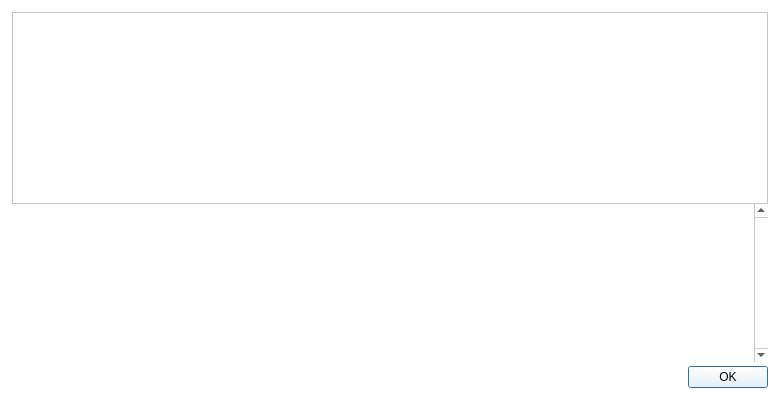
<?xml version="1.0" encoding="UTF-8"?>
<ui version="4.0">
 <class>HelpMessageDialog</class>
 <widget class="QDialog" name="HelpMessageDialog">
  <property name="geometry">
   <rect>
    <x>0</x>
    <y>0</y>
    <width>780</width>
    <height>400</height>
   </rect>
  </property>
  <property name="palette">
   <palette>
    <active>
     <colorrole role="Button">
      <brush brushstyle="SolidPattern">
       <color alpha="255">
        <red>255</red>
        <green>255</green>
        <blue>255</blue>
       </color>
      </brush>
     </colorrole>
     <colorrole role="Base">
      <brush brushstyle="SolidPattern">
       <color alpha="255">
        <red>255</red>
        <green>255</green>
        <blue>255</blue>
       </color>
      </brush>
     </colorrole>
     <colorrole role="Window">
      <brush brushstyle="SolidPattern">
       <color alpha="255">
        <red>255</red>
        <green>255</green>
        <blue>255</blue>
       </color>
      </brush>
     </colorrole>
    </active>
    <inactive>
     <colorrole role="Button">
      <brush brushstyle="SolidPattern">
       <color alpha="255">
        <red>255</red>
        <green>255</green>
        <blue>255</blue>
       </color>
      </brush>
     </colorrole>
     <colorrole role="Base">
      <brush brushstyle="SolidPattern">
       <color alpha="255">
        <red>255</red>
        <green>255</green>
        <blue>255</blue>
       </color>
      </brush>
     </colorrole>
     <colorrole role="Window">
      <brush brushstyle="SolidPattern">
       <color alpha="255">
        <red>255</red>
        <green>255</green>
        <blue>255</blue>
       </color>
      </brush>
     </colorrole>
    </inactive>
    <disabled>
     <colorrole role="Button">
      <brush brushstyle="SolidPattern">
       <color alpha="255">
        <red>255</red>
        <green>255</green>
        <blue>255</blue>
       </color>
      </brush>
     </colorrole>
     <colorrole role="Base">
      <brush brushstyle="SolidPattern">
       <color alpha="255">
        <red>255</red>
        <green>255</green>
        <blue>255</blue>
       </color>
      </brush>
     </colorrole>
     <colorrole role="Window">
      <brush brushstyle="SolidPattern">
       <color alpha="255">
        <red>255</red>
        <green>255</green>
        <blue>255</blue>
       </color>
      </brush>
     </colorrole>
    </disabled>
   </palette>
  </property>
  <property name="windowTitle">
   <string notr="true">SUQA Core - Command-line options</string>
  </property>
  <property name="styleSheet">
   <string notr="true">
QWidget QFrame#frame {
image: url(:/icons/about_big);
image-position:center;
padding-top:0px;
background-color:white;
}

QStatusBar {
background-color:#ffffff;
}

.QFrame {
background-color:transparent;
border:0px solid #fff;
}

QMenuBar {
background-color:#fff;
}

QMenuBar::item {
background-color:#fff;
}

QMenuBar::item:selected {
background-color:#f8f6f6;
}

QMenu {
background-color:#f8f6f6;
}

QMenu::item {
color:#333;
}

QMenu::item:selected {
background-color:#f2f0f0;
color:#333;
}

QToolBar {
background-color:#fff;
border:0px solid #000;
padding:0;
margin:0;
}

QToolBar &gt; QToolButton {
background-color:#fff;
border:0px solid #333;
min-height:2.5em;
min-width: 8em;
padding: 0em 1em;
/*font-weight:bold;*/
color:#333;
}

QToolBar &gt; QToolButton:checked {
background-color:#183862;
color:#fff;
font-weight:bold;
}

QMessageBox {
background-color:#F8F6F6;
}

/*******************************************************/

QLabel { /* Base Text Size &amp; Color */
font-size:12px;
color:#333333;
}

.QCheckBox { /* Checkbox Labels */
color:#333333;
background-color:transparent;
}

.QCheckBox:hover {
background-color:transparent;
}

.QValidatedLineEdit, .QLineEdit { /* Text Entry Fields */
border: 1px solid #82C3E6;
font-size:11px;
min-height:25px;
outline:0;
padding:3px;
background-color:#fcfcfc;
}

.QLineEdit:!focus {
font-size:12px;
}

.QValidatedLineEdit:disabled, .QLineEdit:disabled {
background-color:#f2f2f2;
}

/*******************************************************/

QPushButton { /* Global Button Style */

background-color:#183862;

border:1;

border-radius:3px;

color:#ffffff;

font-size:12px;

font-weight:bold;

height: 26px;

padding-left:25px;

padding-right:25px;

padding-top:5px;

padding-bottom:5px;

margin-right: 10px;

}



QPushButton:hover { /* Global Button Style hover */

background-color:#f57026;

border:1;

border-radius:3px;

color:#ffffff;

font-size:12px;

font-weight:bold;

height: 26px;

padding-left:25px;

padding-right:25px;

padding-top:5px;

padding-bottom:5px;

margin-right: 10px;

}

QPushButton:focus {
border:none;
outline:none;
}

QPushButton:pressed {
border:1px solid #333;
}

QComboBox { /* Dropdown Menus */
border:1px solid #82C3E6;
padding: 3px 5px 3px 5px;
background:#fcfcfc;
min-height:25px;
color:#818181;
}

QComboBox:checked {
background:#f2f2f2;
}

QComboBox:editable {
background: #183862;
color:#616161;
border:0px solid transparent;
}

QComboBox::drop-down {
width:25px;
border:0px;
}

QComboBox::down-arrow {
border-image: url(':/images/light/drkblue_downArrow') 0 0 0 0 stretch stretch;
}

QComboBox QListView {
background:#fff;
border:1px solid #333;
padding-right:1px;
padding-left:1px;
}

QComboBox QAbstractItemView::item { margin:4px; }

QComboBox::item {
color:#818181;
}

QComboBox::item:alternate {
background:#fff;
}

QComboBox::item:selected {
border:0px solid transparent;
background:#f2f2f2;
}

QComboBox::indicator {
background-color:transparent;
selection-background-color:transparent;
color:transparent;
selection-color:transparent;
}

QAbstractSpinBox {
border:1px solid #82C3E6;
padding: 3px 5px 3px 5px;
background:#fcfcfc;
min-height:25px;
color:#818181;
}

QAbstractSpinBox::up-button {
subcontrol-origin: border;
subcontrol-position: top right;
width:21px;
background:#fcfcfc;
border-left:0px;
border-right:1px solid #82C3E6;
border-top:1px solid #82C3E6;
border-bottom:0px;
padding-right:1px;
padding-left:5px;
padding-top:2px;
}

QAbstractSpinBox::up-arrow {
image:url(':/images/light/drkblue_upArrow_small');
}

QAbstractSpinBox::down-button {
subcontrol-origin: border;
subcontrol-position: bottom right;
width:21px;
background:#fcfcfc;
border-top:0px;
border-left:0px;
border-right:1px solid #82C3E6;
border-bottom:1px solid #82C3E6;
padding-right:1px;
padding-left:5px;
padding-bottom:2px;
}

QAbstractSpinBox::down-arrow {
image:url(':/images/light/drkblue_downArrow_small');
}

QCheckBox {
spacing: 5px;
}

QCheckBox::indicator {
width: 16px;
height: 16px;
}



/*******************************************************/

QHeaderView { /* Table Header */
background-color:transparent;
}

QHeaderView::section { /* Table Header Sections */
qproperty-alignment:center;
background-color:qlineargradient(x1: 0, y1: 0, x2: 0, y2: 0.25, stop: 0 #1070B0, stop: 1 #183862);
color:#fff;
min-height:25px;
font-weight:bold;
font-size:14px;
outline:0;
border:0px solid #fff;
border-right:1px solid #fff;
padding-left:5px;
padding-right:5px;
padding-top:2px;
padding-bottom:2px;
}

QHeaderView::section:last {
border-right: 0px solid #d7d7d7;
}

.QScrollArea {
background:transparent;
border:0px;
}

.QTableView { /* Table - has to be selected as a class otherwise it throws off QCalendarWidget */
background:transparent;
border:0px solid #fff;
}

QTableView::item { /* Table Item */
background-color:#fcfcfc;
font-size:12px;
}

QTableView::item:selected { /* Table Item Selected */
background-color:#f0f0f0;
color:#333;
}

QScrollBar { /* Scroll Bar */

}

QScrollBar:vertical { /* Vertical Scroll Bar Attributes */
border:0;
background:#ffffff;
width:18px;
margin: 18px 0px 18px 0px;
}

QScrollBar:horizontal { /* Horizontal Scroll Bar Attributes */
border:0;
background:#ffffff;
height:18px;
margin: 0px 18px 0px 18px;
}


QScrollBar::handle:vertical { /* Scroll Bar Slider - vertical */
background:#e0e0e0;
min-height:10px;
}

QScrollBar::handle:horizontal { /* Scroll Bar Slider - horizontal */
background:#e0e0e0;
min-width:10px;
}

QScrollBar::add-page, QScrollBar::sub-page { /* Scroll Bar Background */
background:#F8F6F6;
}

QScrollBar::add-line:vertical, QScrollBar::sub-line:vertical, QScrollBar::add-line:horizontal, QScrollBar::sub-line:horizontal { /* Define Arrow Button Dimensions */
background-color:#F8F6F6;
border: 1px solid #f2f0f0;
width:16px;
height:16px;
}

QScrollBar::add-line:vertical:pressed, QScrollBar::sub-line:vertical:pressed, QScrollBar::add-line:horizontal:pressed, QScrollBar::sub-line:horizontal:pressed {
background-color:#e0e0e0;
}

QScrollBar::sub-line:vertical { /* Vertical - top button position */
subcontrol-position:top;
subcontrol-origin: margin;
}

QScrollBar::add-line:vertical { /* Vertical - bottom button position */
subcontrol-position:bottom;
subcontrol-origin: margin;
}

QScrollBar::sub-line:horizontal { /* Vertical - left button position */
subcontrol-position:left;
subcontrol-origin: margin;
}

QScrollBar::add-line:horizontal { /* Vertical - right button position */
subcontrol-position:right;
subcontrol-origin: margin;
}

QScrollBar:up-arrow, QScrollBar:down-arrow, QScrollBar:left-arrow, QScrollBar:right-arrow { /* Arrows Icon */
width:10px;
height:10px;
}

QScrollBar:up-arrow {
background-image: url(':/images/light/drkblue_upArrow_small');
}

QScrollBar:down-arrow {
background-image: url(':/images/light/drkblue_downArrow_small');
}

QScrollBar:left-arrow {
background-image: url(':/images/light/drkblue_leftArrow_small');
}

QScrollBar:right-arrow {
background-image: url(':/images/light/drkblue_rightArrow_small');
}


/*******************************************************/

/* DIALOG BOXES */

QDialog .QTabWidget {
border-bottom:1px solid #333;
}

QDialog .QTabWidget::pane {
border: 1px solid #d7d7d7;
}

QDialog .QTabWidget QTabBar::tab {
background-color:#f2f0f0;
color:#333;
padding-left:10px;
padding-right:10px;
padding-top:5px;
padding-bottom:5px;
border-top: 1px solid #d7d7d7;
}

QDialog .QTabWidget QTabBar::tab:first {
border-left: 1px solid #d7d7d7;
}

QDialog .QTabWidget QTabBar::tab:last {
border-right: 1px solid #d7d7d7;
}

QDialog .QTabWidget QTabBar::tab:selected, QDialog .QTabWidget QTabBar::tab:hover {
background-color:#ffffff;
color:#333;
}

QDialog .QTabWidget .QWidget {
background-color:#fff;
color:#333;
}

QDialog .QTabWidget .QWidget QAbstractSpinBox {
min-height:15px;
}

QDialog .QTabWidget .QWidget QAbstractSpinBox::down-button {
width:15px;
}

QDialog .QTabWidget .QWidget QAbstractSpinBox::up-button {
width:15px;
}

QDialog .QTabWidget .QWidget QComboBox {
min-height:15px;
}

QDialog QWidget { /* Remove Annoying Focus Rectangle */
outline: 0;
}

/*******************************************************/
/* FILE MENU */

/* Dialog: Open URI */
QDialog#OpenURIDialog {
background-color:#F8F6F6;
}

QDialog#OpenURIDialog QLabel#label { /* URI Label */
font-weight:bold;
}

QDialog#OpenURIDialog QPushButton#selectFileButton { /* ... Button */
background-color:qlineargradient(x1: 0, y1: 0, x2: 0, y2: 1, stop: .01 #f6f6f6, stop: .1 rgba(250, 250, 250, 128), stop: .95 rgba(250, 250, 250, 255), stop: 1 #ebebeb);
border:1px solid #d2d2d2;
color:#616161;
padding-left:10px;
padding-right:10px;
}

QDialog#OpenURIDialog QPushButton#selectFileButton:hover {
background-color:qlineargradient(x1: 0, y1: 0, x2: 0, y2: 1, stop: .01 #f6f6f6, stop: .1 rgba(240, 240, 240, 255), stop: .95 rgba(240, 240, 240, 255), stop: 1 #ebebeb);
color:#333;
}

QDialog#OpenURIDialog QPushButton#selectFileButton:pressed {
border:1px solid #9e9e9e;
}

/* Dialog: Sign / Verify Message */
QDialog#SignVerifyMessageDialog {
background-color:#F8F6F6;
}

QDialog#SignVerifyMessageDialog QPushButton#addressBookButton_SM { /* Address Book Button */
background-color:transparent;
padding-left:10px;
padding-right:10px;
}

QDialog#SignVerifyMessageDialog QPlainTextEdit { /* Message Signing Text */
border:1px solid #82C3E6;
background-color:#fff;
}

QDialog#SignVerifyMessageDialog QPushButton#pasteButton_SM { /* Paste Button */
/* qproperty-icon: url(&quot;:/icons/light/drkblue_editpaste&quot;); */
background-color:transparent;
padding-left:15px;
}

QDialog#SignVerifyMessageDialog QLineEdit:!focus { /* Font Hack */
font-size:10px;
}

QDialog#SignVerifyMessageDialog QPushButton#copySignatureButton_SM { /* Copy Button */
/* qproperty-icon: url(&quot;:/icons/light/drkblue_editcopy&quot;); */
background-color:transparent;
padding-left:10px;
padding-right:10px;
}

QDialog#SignVerifyMessageDialog QPushButton#clearButton_SM { /* Clear Button */
background-color:qlineargradient(x1: 0, y1: 0, x2: 0, y2: 1, stop: .01 #f6f6f6, stop: .1 rgba(250, 250, 250, 128), stop: .95 rgba(250, 250, 250, 255), stop: 1 #ebebeb);
border:1px solid #d2d2d2;
color:#616161;
padding-left:10px;
padding-right:10px;
}

QDialog#SignVerifyMessageDialog QPushButton#clearButton_SM:hover {
background-color:qlineargradient(x1: 0, y1: 0, x2: 0, y2: 1, stop: .01 #f6f6f6, stop: .1 rgba(240, 240, 240, 255), stop: .95 rgba(240, 240, 240, 255), stop: 1 #ebebeb);
color:#333;
}

QDialog#SignVerifyMessageDialog QPushButton#clearButton_SM:pressed {
border:1px solid #9e9e9e;
}

QDialog#SignVerifyMessageDialog QPushButton#addressBookButton_VM { /* Verify Message - Address Book Button */
background-color:transparent;
border:0;
padding-left:10px;
padding-right:10px;
}

QDialog#SignVerifyMessageDialog QPushButton#clearButton_VM { /* Verify Message - Clear Button */
background-color:qlineargradient(x1: 0, y1: 0, x2: 0, y2: 1, stop: .01 #f6f6f6, stop: .1 rgba(250, 250, 250, 128), stop: .95 rgba(250, 250, 250, 255), stop: 1 #ebebeb);
border:1px solid #d2d2d2;
color:#616161;
padding-left:10px;
padding-right:10px;
}

QDialog#SignVerifyMessageDialog QPushButton#clearButton_VM:hover {
background-color:qlineargradient(x1: 0, y1: 0, x2: 0, y2: 1, stop: .01 #f6f6f6, stop: .1 rgba(240, 240, 240, 255), stop: .95 rgba(240, 240, 240, 255), stop: 1 #ebebeb);
color:#333;
}

QDialog#SignVerifyMessageDialog QPushButton#clearButton_VM:pressed {
border:1px solid #9e9e9e;
}

/* Dialog: Send and Receive */
QWidget#AddressBookPage {
background-color:#F8F6F6;
}

QWidget#AddressBookPage QPushButton#newAddress { /* New Address Button */
background-color:qlineargradient(x1: 0, y1: 0, x2: 0, y2: 1, stop: .01 #f6f6f6, stop: .1 rgba(250, 250, 250, 128), stop: .95 rgba(250, 250, 250, 255), stop: 1 #ebebeb);
border:1px solid #d2d2d2;
color:#616161;
padding-left:10px;
padding-right:10px;
}

QWidget#AddressBookPage QPushButton#newAddress:hover {
background-color:qlineargradient(x1: 0, y1: 0, x2: 0, y2: 1, stop: .01 #f6f6f6, stop: .1 rgba(240, 240, 240, 255), stop: .95 rgba(240, 240, 240, 255), stop: 1 #ebebeb);
color:#333;
}

QWidget#AddressBookPage QPushButton#newAddress:pressed {
border:1px solid #9e9e9e;
}

QWidget#AddressBookPage QPushButton#copyAddress { /* Copy Address Button */
background-color:qlineargradient(x1: 0, y1: 0, x2: 0, y2: 1, stop: .01 #f6f6f6, stop: .1 rgba(250, 250, 250, 128), stop: .95 rgba(250, 250, 250, 255), stop: 1 #ebebeb);
border:1px solid #d2d2d2;
color:#616161;
padding-left:10px;
padding-right:10px;
}

QWidget#AddressBookPage QPushButton#copyAddress:hover {
background-color:qlineargradient(x1: 0, y1: 0, x2: 0, y2: 1, stop: .01 #f6f6f6, stop: .1 rgba(240, 240, 240, 255), stop: .95 rgba(240, 240, 240, 255), stop: 1 #ebebeb);
color:#333;
}

QWidget#AddressBookPage QPushButton#copyAddress:pressed {
border:1px solid #9e9e9e;
}

QWidget#AddressBookPage QPushButton#deleteAddress { /* Delete Address Button */
background-color:qlineargradient(x1: 0, y1: 0, x2: 0, y2: 1, stop: .01 #f6f6f6, stop: .1 rgba(250, 250, 250, 128), stop: .95 rgba(250, 250, 250, 255), stop: 1 #ebebeb);
border:1px solid #d2d2d2;
color:#616161;
padding-left:10px;
padding-right:10px;
}

QWidget#AddressBookPage QPushButton#deleteAddress:hover {
background-color:qlineargradient(x1: 0, y1: 0, x2: 0, y2: 1, stop: .01 #f6f6f6, stop: .1 rgba(240, 240, 240, 255), stop: .95 rgba(240, 240, 240, 255), stop: 1 #ebebeb);
color:#333;
}

QWidget#AddressBookPage QPushButton#deleteAddress:pressed {
border:1px solid #9e9e9e;
}

QWidget#AddressBookPage QTableView { /* Address Listing */
font-size:12px;
}

QWidget#AddressBookPage QHeaderView::section { /* Min width for Windows fix */
min-width:260px;
}

/* SETTINGS MENU */

/* Encrypt Wallet and Change Passphrase Dialog */
QDialog#AskPassphraseDialog {
background-color:#F8F6F6;
}

QDialog#AskPassphraseDialog QLabel#passLabel1, QDialog#AskPassphraseDialog QLabel#passLabel2, QDialog#AskPassphraseDialog QLabel#passLabel3 {
qproperty-alignment: 'AlignVCenter | AlignRight';
min-width:170px;
min-height:33px; /* base width of 25px for QLineEdit, plus padding and border */
}

/* Options Dialog */
QDialog#OptionsDialog {
background-color:#F8F6F6;
}

QDialog#OptionsDialog QValueComboBox, QDialog#OptionsDialog QSpinBox {
margin-top:5px;
margin-bottom:5px;
}

QDialog#OptionsDialog QValidatedLineEdit, QDialog#OptionsDialog QValidatedLineEdit:disabled, QDialog#OptionsDialog QLineEdit, QDialog#OptionsDialog QLineEdit:disabled {
qproperty-alignment: 'AlignVCenter | AlignLeft';
min-height:20px;
margin-top:0px;
margin-bottom:0px;
padding-top:1px;
padding-bottom:1px;
}

QDialog#OptionsDialog &gt; QLabel {
qproperty-alignment: 'AlignVCenter';
min-height:20px;
}

QDialog#OptionsDialog QWidget#tabDisplay QValueComboBox {
margin-top:0px;
margin-bottom:0px;
}

QDialog#OptionsDialog QLabel#label_3 { /* Translations Missing? Label */
qproperty-alignment: 'AlignVCenter | AlignCenter';
color:#818181;
padding-bottom:8px;
}

QDialog#OptionsDialog QCheckBox {
min-height:20px;
}

QDialog#OptionsDialog QCheckBox#displayAddresses {
min-height:33px;

}

/* TOOLS MENU */

QDialog#RPCConsole { /* RPC Console Dialog Box */
background-color:#F8F6F6;
}

QDialog#RPCConsole QWidget#tab_info QLabel#label_11, QDialog#RPCConsole QWidget#tab_info QLabel#label_10 { /* Margin between Network and Block Chain headers */
qproperty-alignment: 'AlignBottom';
min-height:25px;
min-width:180px;
}

QDialog#RPCConsole QWidget#tab_peers  QLabel#peerHeading { /* Peers Info Header */
color:#183862;
}

QDialog#RPCConsole QPushButton#openDebugLogfileButton {
max-width:60px;
}

QDialog#RPCConsole QTextEdit#messagesWidget { /* Console Messages Window */
border:0;
}

QDialog#RPCConsole QLineEdit#lineEdit { /* Console Input */
margin-right:5px;
}

QDialog#RPCConsole QPushButton#clearButton { /* Console Clear Button */
background-color:transparent;
padding-left:10px;
padding-right:10px;
}

QDialog#RPCConsole .QGroupBox #line { /* Network In Line */
background-color:#00ff00;
}

QDialog#RPCConsole .QGroupBox #line_2 { /* Network Out Line */
background:#ff0000;
}

/* HELP MENU */

/* Command Line Options Dialog */
QDialog#HelpMessageDialog {
background-color:white;
}

QDialog#HelpMessageDialog QScrollArea * {
background-color:white;
}

QDialog#HelpMessageDialog QScrollBar:vertical, QDialog#HelpMessageDialog QScrollBar:horizontal {
border:0;
}

/* About Proton Dialog */
QDialog#AboutDialog {
background-color:white;
}

QDialog#AboutDialog QLabel#label, QDialog#AboutDialog QLabel#copyrightLabel, QDialog#AboutDialog QLabel#label_2 { /* About Proton Contents */
margin-left:10px;
background-color:white;
}

QDialog#AboutDialog QLabel#label_2 { /* Margin for About Proton text */
margin-right:10px;
background-color:white;
}

/* Edit Address Dialog */
QDialog#EditAddressDialog {
background-color:#F8F6F6;
}

QDialog#EditAddressDialog QLabel {
qproperty-alignment: 'AlignVCenter | AlignRight';
min-height:27px;
font-weight:normal;
padding-right:5px;
}

/* OVERVIEW SCREEN */

QWidget .QFrame#frame { /* Wallet Balance */
min-width:490px;
}

QWidget .QFrame#frame &gt; .QLabel {
min-width:190px;
font-weight:normal;
min-height:30px;
}

QWidget .QFrame#frame .QLabel#label_5 { /* Wallet Label */
qproperty-alignment: 'AlignVCenter | AlignRight';
min-width:160px;
background-color:transparent;
color:#f4f4f5;
margin-right:5px;
padding-right:5px;
}

QWidget .QFrame#frame .QLabel#labelWalletStatus { /* Wallet Sync Status */
qproperty-alignment: 'AlignVCenter | AlignLeft';
margin-left:3px;
}

QWidget .QFrame#frame .QLabel#labelSpendable { /* Spendable Header */
qproperty-alignment: 'AlignVCenter | AlignLeft';
font-size:12px;
margin-left:18px;
}

QWidget .QFrame#frame .QLabel#labelWatchonly { /* Watch-only Header */
qproperty-alignment: 'AlignVCenter | AlignLeft';
font-size:12px;
margin-left:16px;
}

QWidget .QFrame#frame .QLabel#labelBalanceText { /* Available Balance Label */
qproperty-alignment: 'AlignVCenter | AlignRight';
min-width:160px;
background-color:#183862;
color:#ffffff;
margin-right:5px;
padding-right:5px;
font-size:14px;
font-weight: bold;
min-height:35px;
}

QWidget .QFrame#frame .QLabel#labelBalance { /* Available Balance */
qproperty-alignment: 'AlignVCenter | AlignLeft';
font-size:16px;
color:#183862;
margin-left:0px;
    font-weight: bold;
}

QWidget .QFrame#frame .QLabel#labelWatchAvailable { /* Watch-only Balance */
qproperty-alignment: 'AlignVCenter | AlignLeft';
font-size:12px;
margin-left:16px;
}

QWidget .QFrame#frame .QLabel#labelPendingText { /* Pending Balance Label */
qproperty-alignment: 'AlignVCenter | AlignRight';
min-width:160px;
font-size:14px;
font-Weight:bold;
background-color:#F8F6F6;
margin-right:5px;
padding-right:5px;
}

QWidget .QFrame#frame .QLabel#labelUnconfirmed { /* Pending Balance */
qproperty-alignment: 'AlignVCenter | AlignLeft';
font-size:14px;
font-weight:bold;
margin-left:0px;
}

QWidget .QFrame#frame .QLabel#labelWatchPending { /* Watch-only Pending Balance */
qproperty-alignment: 'AlignVCenter | AlignLeft';
font-size:12px;
margin-left:16px;
}

QWidget .QFrame#frame .QLabel#labelImmatureText { /* Immature Balance Label */
qproperty-alignment: 'AlignVCenter | AlignRight';
min-width:160px;
font-size:14px;
font-weight:bold;
background-color:#F8F6F6;
margin-right:5px;
padding-right:5px;
}

QWidget .QFrame#frame .QLabel#labelImmature { /* Immature Balance */
qproperty-alignment: 'AlignVCenter | AlignLeft';
font-size:14px;
font-weight:bold;
margin-left:0px;
}

QWidget .QFrame#frame .QLabel#labelWatchImmature { /* Watch-only Immature Balance */
qproperty-alignment: 'AlignVCenter | AlignLeft';
font-size:12px;
margin-left:16px;
}

QWidget .QFrame#frame .QLabel#labelTotalText { /* Total Balance Label */
qproperty-alignment: 'AlignVCenter | AlignRight';
min-width:160px;
font-size:14px;
font-weight:bold;
background-color:#F8F6F6;
margin-right:5px;
padding-right:5px;
}

QWidget .QFrame#frame .QLabel#labelTotal { /* Total Balance */
qproperty-alignment: 'AlignVCenter | AlignLeft';
font-size:14px;
font-weight:bold;
margin-left:0px;
}

QWidget .QFrame#frame .QLabel#labelWatchTotal { /* Watch-only Total Balance */
qproperty-alignment: 'AlignVCenter | AlignLeft';
font-size:12px;
margin-left:16px;
}

/* PRIVATESEND WIDGET */

QWidget .QFrame#framePrivateSend { /* PrivateSend Widget */
background-color:transparent;
max-width: 451px;
min-width: 451px;
max-height: 350px;
}

QWidget .QFrame#framePrivateSend .QWidget#layoutWidgetPrivateSendHeader { /* PrivateSend Header */
max-width: 421px;
min-width: 421px;
}

QWidget .QFrame#framePrivateSend .QLabel#labelPrivateSendHeader { /* PrivateSend Header */
qproperty-alignment: 'AlignVCenter | AlignCenter';
max-width: 421px;
min-width: 421px;
background-color:#183862;
color:#fff;
margin-right: 5px;
padding-right: 5px;
font-weight:bold;
font-size:14px;
min-height:35px;
max-height:35px;
}
/******************************************************************/
QWidget .QFrame#framePrivateSend .QLabel#labelPrivateSendSyncStatus { /* PrivateSend Sync Status */
qproperty-alignment: 'AlignVCenter | AlignLeft';
margin-left:2px;
padding-right:5px;
}

QWidget .QFrame#framePrivateSend #privateSendFormLayoutWidget {
max-width: 451px;
max-height: 175px;
}

QWidget .QFrame#framePrivateSend #privateSendFormLayoutWidget &gt; .QLabel {
min-width:175px;
font-weight:normal;
min-height:25px;
}

QWidget .QFrame#framePrivateSend #privateSendFormLayoutWidget .QLabel#labelPrivateSendEnabledText { /* PrivateSend Enabled Status Label */
qproperty-alignment: 'AlignVCenter | AlignRight';
min-width:160px;
background-color:#F8F6F6;
margin-right:5px;
padding-right:5px;
}

QWidget .QFrame#framePrivateSend #privateSendFormLayoutWidget .QLabel#labelPrivateSendEnabled { /* PrivateSend Enabled Status */

}

QWidget .QFrame#framePrivateSend #privateSendFormLayoutWidget .QLabel#labelCompletitionText { /* PrivateSend Completion Label */
qproperty-alignment: 'AlignVCenter | AlignRight';
min-width:160px;
background-color:#F8F6F6;
margin-right:5px;
padding-right:5px;

}

QWidget .QFrame#framePrivateSend #privateSendFormLayoutWidget .QProgressBar#privateSendProgress { /* PrivateSend Completion */
border: 1px solid #818181;
border-radius: 1px;
margin-right:43px;
text-align: right;
color:#818181;
}

QWidget .QFrame#framePrivateSend #privateSendFormLayoutWidget .QProgressBar#privateSendProgress::chunk {
background-color: #183862;
width:1px;
}

QWidget .QFrame#framePrivateSend #privateSendFormLayoutWidget .QLabel#labelAnonymizedText { /* PrivateSend Balance Label */
qproperty-alignment: 'AlignVCenter | AlignRight';
min-width:160px;
background-color:#F8F6F6;
margin-right:5px;
padding-right:5px;
}

QWidget .QFrame#framePrivateSend #privateSendFormLayoutWidget .QLabel#labelAnonymized { /* PrivateSend Balance */

}

QWidget .QFrame#framePrivateSend #privateSendFormLayoutWidget .QLabel#labelAmountAndRoundsText { /* PrivateSend Amount and Rounds Label */
qproperty-alignment: 'AlignVCenter | AlignRight';
min-width:160px;
background-color:#F8F6F6;
margin-right:5px;
padding-right:5px;
}

QWidget .QFrame#framePrivateSend #privateSendFormLayoutWidget .QLabel#labelAmountRounds { /* PrivateSend Amount and Rounds */

}

QWidget .QFrame#framePrivateSend #privateSendFormLayoutWidget .QLabel#labelSubmittedDenomText { /* PrivateSend Submitted Denom Label */
qproperty-alignment: 'AlignVCenter | AlignRight';
min-width:160px;
background-color:#F8F6F6;
margin-right:5px;
padding-right:5px;
}

QWidget .QFrame#framePrivateSend #privateSendFormLayoutWidget .QLabel#labelSubmittedDenom { /* PrivateSend Submitted Denom */

}

QWidget .QFrame#framePrivateSend .QWidget#layoutWidgetLastMessageAndButtons {
max-width: 451px;
}

QWidget .QFrame#framePrivateSend .QLabel#labelPrivateSendLastMessage { /* PrivateSend Status Notifications */
qproperty-alignment: 'AlignVCenter | AlignCenter';
min-width: 288px;
min-height: 43px;
font-size:11px;
color:#818181;
}

/* PRIVATESEND BUTTONS */

QWidget .QFrame#framePrivateSend .QPushButton { /* PrivateSend Buttons - General Attributes */
border:0px solid #ffffff;
}

QWidget .QFrame#framePrivateSend QPushButton:focus {
border:none;
outline:none;
}

QWidget .QFrame#framePrivateSend .QPushButton#togglePrivateSend { /* Start PrivateSend Mixing */
min-height: 40px;
font-size:15px;
font-weight:normal;
color:#ffffff;
padding-left:10px;
padding-right:10px;
padding-top:5px;
padding-bottom:6px;
}

QWidget .QFrame#framePrivateSend .QPushButton#togglePrivateSend:hover {

}

QWidget .QFrame#framePrivateSend .QPushButton#privateSendAuto { /* Try Mix Button */
background-color:qlineargradient(x1: 0, y1: 0, x2: 0, y2: 1, stop: .01 #f6f6f6, stop: .1 rgba(250, 250, 250, 128), stop: .95 rgba(250, 250, 250, 255), stop: 1 #ebebeb);
border:1px solid #d2d2d2;
color:#616161;
min-height:25px;
font-size:9px;
padding:0px;
}

QWidget .QFrame#framePrivateSend .QPushButton#privateSendAuto:hover {
background-color:qlineargradient(x1: 0, y1: 0, x2: 0, y2: 1, stop: .01 #f6f6f6, stop: .1 rgba(240, 240, 240, 255), stop: .95 rgba(240, 240, 240, 255), stop: 1 #ebebeb);
color:#333;
}

QWidget .QFrame#framePrivateSend .QPushButton#privateSendAuto:pressed {
border:1px solid #9e9e9e;
}

QWidget .QFrame#framePrivateSend .QPushButton#privateSendReset { /* Reset Button */
background-color:qlineargradient(x1: 0, y1: 0, x2: 0, y2: 1, stop: .01 #f6f6f6, stop: .1 rgba(250, 250, 250, 128), stop: .95 rgba(250, 250, 250, 255), stop: 1 #ebebeb);
border:1px solid #d2d2d2;
color:#616161;
min-height:25px;
font-size:9px;
padding:0px;
}

QWidget .QFrame#framePrivateSend .QPushButton#privateSendReset:hover {
background-color:qlineargradient(x1: 0, y1: 0, x2: 0, y2: 1, stop: .01 #f6f6f6, stop: .1 rgba(240, 240, 240, 255), stop: .95 rgba(240, 240, 240, 255), stop: 1 #ebebeb);
color:#333;
}

QWidget .QFrame#framePrivateSend .QPushButton#privateSendReset:pressed {
border:1px solid #9e9e9e;
}

QWidget .QFrame#framePrivateSend .QPushButton#privateSendInfo { /* Info Button */
background-color:qlineargradient(x1: 0, y1: 0, x2: 0, y2: 1, stop: .01 #f6f6f6, stop: .1 rgba(250, 250, 250, 128), stop: .95 rgba(250, 250, 250, 255), stop: 1 #ebebeb);
border:1px solid #d2d2d2;
color:#616161;
min-height:25px;
font-size:9px;
padding:0px;
}

QWidget .QFrame#framePrivateSend .QPushButton#privateSendInfo:hover {
background-color:qlineargradient(x1: 0, y1: 0, x2: 0, y2: 1, stop: .01 #f6f6f6, stop: .1 rgba(240, 240, 240, 255), stop: .95 rgba(240, 240, 240, 255), stop: 1 #ebebeb);
color:#333;
}

QWidget .QFrame#framePrivateSend .QPushButton#privateSendInfo:pressed {
border:1px solid #9e9e9e;
}

/* RECENT TRANSACTIONS */

QWidget .QFrame#frame_2 { /* Transactions Widget */
min-width:410px;
margin-right:20px;
margin-left:0;
margin-top:15px;
background-repeat:none;
}

QWidget .QFrame#frame_2 .QLabel#label_4 { /* Recent Transactions Label */
min-width:180px;
color:#999;
margin-left:0px;
margin-top:30px;
margin-right:5px;
padding-right:5px;
font-weight:normal;
font-size:18px;
font-weight:bold;
min-height:24px;
}

QWidget .QFrame#frame_2 .QLabel#labelTransactionsStatus { /* Recent Transactions Sync Status */
qproperty-alignment: 'AlignBottom | AlignRight';
min-width:93px;
margin-top:83px;
margin-left:16px;
margin-right:5px;
min-height:16px;
}

QWidget .QFrame#frame_2 QListView { /* SUQA Transaction List */
font-weight:normal;
font-size:14px;
max-width:500px;
margin-top:12px;
margin-left:0px; /* CSS Voodoo - set to -66px to hide default transaction icons */
}

/* SEND DIALOG */

QDialog#SendCoinsDialog .QFrame#frameCoinControl { /* Coin Control Section */

}

QDialog#SendCoinsDialog .QFrame#frameCoinControl &gt; .QLabel { /* Default Font Color and  Size */
font-weight:normal;
color: #999;
}

QDialog#SendCoinsDialog .QFrame#frameCoinControl .QPushButton#pushButtonCoinControl { /* Coin Control Inputs Button */
padding-left:10px;
padding-right:10px;
min-height:25px;
}

QDialog#SendCoinsDialog .QFrame#frameCoinControl .QLabel#labelCoinControlFeatures { /* Coin Control Header */
color:#999;
font-weight:normal;
font-size:14px;
}

QDialog#SendCoinsDialog .QFrame#frameCoinControl .QWidget#widgetCoinControl { /* Coin Control Inputs */
}

QDialog#SendCoinsDialog .QFrame#frameCoinControl .QWidget#widgetCoinControl &gt; .QLabel { /* Coin Control Inputs Labels */
padding:2px;
}

QDialog#SendCoinsDialog .QFrame#frameCoinControl .QCheckBox#checkBoxCoinControlChange { /* Custom Change Label */
}

QDialog#SendCoinsDialog .QFrame#frameCoinControl .QValidatedLineEdit#lineEditCoinControlChange { /* Custom Change Address */
}

QDialog#SendCoinsDialog .QFrame#frameCoinControl .QLabel#labelCoinControlChangeLabel { /* Custom Change Address Validation Label */
font-weight:normal;
qproperty-margin:-6;
margin-right:112px;
}

QDialog#SendCoinsDialog .QScrollArea#scrollArea .QWidget#scrollAreaWidgetContents { /* Send To Widget */
background:transparent;
}

QDialog#SendCoinsDialog .QPushButton#sendButton { /* Send Button */
padding-left:10px;
padding-right:10px;
}

QDialog#SendCoinsDialog .QPushButton#clearButton { /* Clear Button */
background-color:qlineargradient(x1: 0, y1: 0, x2: 0, y2: 1, stop: .01 #f6f6f6, stop: .1 rgba(250, 250, 250, 128), stop: .95 rgba(250, 250, 250, 255), stop: 1 #ebebeb);
border:1px solid #d2d2d2;
color:#616161;
padding-left:10px;
padding-right:10px;
}

QDialog#SendCoinsDialog .QPushButton#clearButton:hover {
background-color:qlineargradient(x1: 0, y1: 0, x2: 0, y2: 1, stop: .01 #f6f6f6, stop: .1 rgba(240, 240, 240, 255), stop: .95 rgba(240, 240, 240, 255), stop: 1 #ebebeb);
color:#333;
}

QDialog#SendCoinsDialog .QPushButton#clearButton:pressed {
border:1px solid #9e9e9e;
}

QDialog#SendCoinsDialog .QPushButton#addButton { /* Add Button */
background-color:qlineargradient(x1: 0, y1: 0, x2: 0, y2: 1, stop: .01 #f6f6f6, stop: .1 rgba(250, 250, 250, 128), stop: .95 rgba(250, 250, 250, 255), stop: 1 #ebebeb);
border:1px solid #d2d2d2;
color:#616161;
padding-left:10px;
padding-right:10px;
}

QDialog#SendCoinsDialog .QPushButton#addButton:hover {
background-color:qlineargradient(x1: 0, y1: 0, x2: 0, y2: 1, stop: .01 #f6f6f6, stop: .1 rgba(240, 240, 240, 255), stop: .95 rgba(240, 240, 240, 255), stop: 1 #ebebeb);
color:#333;
}

QDialog#SendCoinsDialog .QPushButton#addButton:pressed {
border:1px solid #9e9e9e;
}

QDialog#SendCoinsDialog .QCheckBox#checkUsePrivateSend { /* PrivateSend Checkbox */
color:#616161;
font-weight:bold;
background: qradialgradient(cx:0.5, cy:0.5, radius: 0.5, fx:0.5, fy:0.5, stop:0 rgba(248, 246, 246, 128), stop: 1 rgba(0, 0, 0, 0));
border-radius:5px;
padding-top:20px;
padding-bottom:18px;
}

QDialog#SendCoinsDialog .QCheckBox#checkUseInstantSend { /* InstantSend Checkbox */
color:#616161;
font-weight:bold;
background: qradialgradient(cx:0.5, cy:0.5, radius: 0.5, fx:0.5, fy:0.5, stop:0 rgba(248, 246, 246, 128), stop: 1 rgba(0, 0, 0, 0));
border-radius:5px;
padding-top:20px;
padding-bottom:18px;
margin-left:10px;
margin-right:20px;
}

/* This QLabel uses name = &quot;label&quot; which conflicts with Address Book -&gt; New Address */
/* To maximize backwards compatibility this formatting has been removed */

QDialog#SendCoinsDialog QLabel#label {
/*margin-left:20px;
margin-right:-2px;
padding-right:-2px;
color:#616161;
font-size:14px;
font-weight:bold;
border-radius:5px;
padding-top:20px;
padding-bottom:20px;*/
min-height:27px;
}

QDialog#SendCoinsDialog QLabel#labelBalance {
margin-left:0px;
padding-left:0px;
color:#333333;
/* font-weight:bold;
border-radius:5px;
padding-top:20px;
padding-bottom:20px; */
min-height:27px;
}

#checkboxSubtractFeeFromAmount {
padding-left:10px;
}


/* SEND COINS ENTRY */

QStackedWidget#SendCoinsEntry .QFrame#SendCoins &gt; .QLabel { /* Send Coin Entry Labels */
background-color:#F8F6F6;
min-width:102px;
font-weight:normal;
/*font-size:11px;*/
color:#333;
min-height:25px;
margin-right:5px;
padding-right:5px;
}

QStackedWidget#SendCoinsEntry .QFrame#SendCoins .QLabel#amountLabel {
color: #fff;
background-color:#999;
}

QStackedWidget#SendCoinsEntry .QValidatedLineEdit#payTo { /* Pay To Input Field */
}

QStackedWidget#SendCoinsEntry .QToolButton { /* General Settings for Pay To Icons */
padding-left:5px;
padding-right:5px;
border: 0;
outline: 0;
}

QStackedWidget#SendCoinsEntry .QToolButton#addressBookButton { /* Address Book Button */
padding-left:10px;
}

QStackedWidget#SendCoinsEntry .QToolButton#addressBookButton {
}

QStackedWidget#SendCoinsEntry .QToolButton#pasteButton {
}

QStackedWidget#SendCoinsEntry .QToolButton#deleteButton {
}

QStackedWidget#SendCoinsEntry .QLineEdit#addAsLabel { /* Pay To Input Field */
}

/* COIN CONTROL POPUP */

QDialog#CoinControlDialog { /* Coin Control Dialog Window */
background-color:#F8F6F6;
}

QDialog#CoinControlDialog .QLabel#labelCoinControlQuantityText { /* Coin Control Quantity Label */
min-height:30px;
padding-left:15px;
}

QDialog#CoinControlDialog .QLabel#labelCoinControlQuantity { /* Coin Control Quantity */
min-height:30px;
}

QDialog#CoinControlDialog .QLabel#labelCoinControlBytesText { /* Coin Control Bytes Label */
padding-left:15px;
}

QDialog#CoinControlDialog .QLabel#labelCoinControlBytes { /* Coin Control Bytes */
}

QDialog#CoinControlDialog .QLabel#labelCoinControlAmountText { /* Coin Control Amount Label */
min-height:30px;
padding-left:15px;
}

QDialog#CoinControlDialog .QLabel#labelCoinControlAmount { /* Coin Control Amount */
min-height:30px;
}

QDialog#CoinControlDialog .QLabel#labelCoinControlPriorityText { /* Coin Control Priority Label */
padding-left:15px;
}

QDialog#CoinControlDialog .QLabel#labelCoinControlPriority { /* Coin Control Priority */
}

QDialog#CoinControlDialog .QLabel#labelCoinControlFeeText { /* Coin Control Fee Label */
min-height:30px;
padding-left:15px;
}

QDialog#CoinControlDialog .QLabel#labelCoinControlFee { /* Coin Control Fee */
min-height:30px;
}

QDialog#CoinControlDialog .QLabel#labelCoinControlLowOutputText { /* Coin Control Low Output Label */
padding-left:15px;
}

QDialog#CoinControlDialog .QLabel#labelCoinControlLowOutput { /* Coin Control Low Output */
}

QDialog#CoinControlDialog .QLabel#labelCoinControlAfterFeeText { /* Coin Control After Fee Label */
min-height:30px;
padding-left:15px;
}

QDialog#CoinControlDialog .QLabel#labelCoinControlAfterFee { /* Coin Control After Fee */
min-height:30px;
}

QDialog#CoinControlDialog .QLabel#labelCoinControlChangeText { /* Coin Control Change Label */
padding-left:15px;
}

QDialog#CoinControlDialog .QLabel#labelCoinControlChange { /* Coin Control Change */

}

QDialog#CoinControlDialog .QFrame#frame .QPushButton#pushButtonSelectAll { /* (un)select all button */
padding-left:10px;
padding-right:10px;
min-height:25px;
}

QDialog#CoinControlDialog .QFrame#frame .QPushButton#pushButtonToggleLock { /* Toggle lock state button */
padding-left:10px;
padding-right:10px;
min-height:25px;
}

QDialog#CoinControlDialog .QDialogButtonBox#buttonBox QPushButton { /* Coin Control 'OK' button */
}

QDialog#CoinControlDialog .QFrame#frame .QRadioButton#radioTreeMode { /* Coin Control Tree Mode Selector */
color:#818181;
background-color:transparent;
}

QDialog#CoinControlDialog .QFrame#frame .QRadioButton#radioListMode { /* Coin Control List Mode Selector */
color:#818181;
background-color:transparent;
}

QDialog#CoinControlDialog QHeaderView::section:first { /* Bug Fix: the number &quot;1&quot; displays in this table for some reason... */
color:transparent;
}

QDialog#CoinControlDialog .CoinControlTreeWidget#treeWidget { /* Coin Control Widget Container */
outline:0;
background-color:#ffffff;
border:0px solid #818181;
}

QDialog#CoinControlDialog .CoinControlTreeWidget#treeWidget::item {
}

QDialog#CoinControlDialog .CoinControlTreeWidget#treeWidget::item:selected { /* Coin Control Item (selected) */
background-color:#f7f7f7;
color:#333;
}

QDialog#CoinControlDialog .CoinControlTreeWidget#treeWidget::item:checked { /* Coin Control Item (checked) */
background-color:#f7f7f7;
color:#333;
}

QDialog#CoinControlDialog .CoinControlTreeWidget#treeWidget::branch:selected { /* Coin Control Branch Icon */
background-image: url(':/images/light/drkblue_qtreeview_selected');
background-repeat:no-repeat;
background-position:center;
background-color:#f7f7f7;
color:#333;
}

QDialog#CoinControlDialog .CoinControlTreeWidget#treeWidget::branch:checked { /* Coin Control Branch Icon */
background-image: url(':/images/light/drkblue_qtreeview_selected');
background-repeat:no-repeat;
background-position:center;
background-color:#f7f7f7;
color:#333;
}

QDialog#CoinControlDialog .CoinControlTreeWidget#treeWidget::seperator {

}

QDialog#CoinControlDialog .CoinControlTreeWidget#treeWidget::indicator { /* Coin Control Widget Checkbox */

}

/* RECEIVE COINS */

QWidget#ReceiveCoinsDialog .QFrame#frame2 .QLabel#label_2 { /* Label Label */
background-color:#F8F6F6;
border: 1px solid #fff;
min-width:102px;
color:#333;
/*font-weight:bold;
font-size:11px;*/
padding-right:5px;
}

QWidget#ReceiveCoinsDialog .QFrame#frame2 .QLabel#label { /* Amount Label */
background-color:#999;
border: 1px solid #fff;
min-width:102px;
color:#ffffff;
/*font-weight:bold;
font-size:11px;*/
padding-right:5px;
}

QWidget#ReceiveCoinsDialog .QFrame#frame2 .QLabel#label_3 { /* Message Label */
background-color:#F8F6F6;
border: 1px solid #fff;
min-width:102px;
color:#333;
/*font-weight:bold;
font-size:11px;*/
padding-right:5px;
}

QWidget#ReceiveCoinsDialog .QFrame#frame2 QPushButton#clearButton { /* Clear Button */
background-color:qlineargradient(x1: 0, y1: 0, x2: 0, y2: 1, stop: .01 #f6f6f6, stop: .1 rgba(250, 250, 250, 128), stop: .95 rgba(250, 250, 250, 255), stop: 1 #ebebeb);
border:1px solid #d2d2d2;
color:#616161;
padding-left:10px;
padding-right:10px;
}

QWidget#ReceiveCoinsDialog .QFrame#frame2 QPushButton#clearButton:hover {
background-color:qlineargradient(x1: 0, y1: 0, x2: 0, y2: 1, stop: .01 #f6f6f6, stop: .1 rgba(240, 240, 240, 255), stop: .95 rgba(240, 240, 240, 255), stop: 1 #ebebeb);
color:#333;
}

QWidget#ReceiveCoinsDialog .QFrame#frame2 QPushButton#clearButton:pressed {
border:1px solid #9e9e9e;
}

QWidget#ReceiveCoinsDialog .QFrame#frame QPushButton#showRequestButton { /* Show Button */
background-color:qlineargradient(x1: 0, y1: 0, x2: 0, y2: 1, stop: .01 #f6f6f6, stop: .1 rgba(250, 250, 250, 128), stop: .95 rgba(250, 250, 250, 255), stop: 1 #ebebeb);
border:1px solid #d2d2d2;
color:#616161;
padding-left:10px;
padding-right:10px;
}

QWidget#ReceiveCoinsDialog .QFrame#frame QPushButton#showRequestButton:hover {
background-color:qlineargradient(x1: 0, y1: 0, x2: 0, y2: 1, stop: .01 #f6f6f6, stop: .1 rgba(240, 240, 240, 255), stop: .95 rgba(240, 240, 240, 255), stop: 1 #ebebeb);
color:#333;
}

QWidget#ReceiveCoinsDialog .QFrame#frame QPushButton#showRequestButton:pressed {
border:1px solid #9e9e9e;
}

QWidget#ReceiveCoinsDialog .QFrame#frame QPushButton#removeRequestButton { /* Remove Button */
background-color:qlineargradient(x1: 0, y1: 0, x2: 0, y2: 1, stop: .01 #f6f6f6, stop: .1 rgba(250, 250, 250, 128), stop: .95 rgba(250, 250, 250, 255), stop: 1 #ebebeb);
border:1px solid #d2d2d2;
color:#616161;
padding-left:10px;
padding-right:10px;
}

QWidget#ReceiveCoinsDialog .QFrame#frame QPushButton#removeRequestButton:hover {
background-color:qlineargradient(x1: 0, y1: 0, x2: 0, y2: 1, stop: .01 #f6f6f6, stop: .1 rgba(240, 240, 240, 255), stop: .95 rgba(240, 240, 240, 255), stop: 1 #ebebeb);
color:#333;
}

QWidget#ReceiveCoinsDialog .QFrame#frame QPushButton#removeRequestButton:pressed {
border:1px solid #9e9e9e;
}

QWidget#ReceiveCoinsDialog .QFrame#frame .QLabel#label_6 { /* Requested Payments History Label */
color:#999;
font-weight:normal;
font-size:14px;
}

/* RECEIVE COINS DIALOG */

QDialog#ReceiveRequestDialog {
background-color:#F8F6F6;
}

QDialog#ReceiveRequestDialog QTextEdit { /* Contents of Receive Coin Dialog */
border:0px;
}

/* TRANSACTIONS PAGE */

TransactionView QLineEdit { /* Filters */
margin-bottom:2px;
margin-right:1px;
min-width:111px;
text-align:center;
}

TransactionView QLineEdit#addressWidget { /* Address Filter */
margin-bottom:2px;
margin-right:1px;
min-width:405px;
text-align:center;
}

TransactionView QLineEdit#amountWidget { /* Amount Filter */
margin-bottom:2px;
margin-right:1px;
max-width:100px;
text-align:center;
}

TransactionView QComboBox {
margin-bottom:1px;
margin-right:1px;
}

QLabel#transactionSumLabel { /* Example of setObjectName for widgets without name */
color:#333333;
font-weight:bold;
}
 
QLabel#transactionSum { /* Example of setObjectName for widgets without name */
color:#333333;
}

/* TRANSACTION DETAIL DIALOG */

QDialog#TransactionDescDialog {
background-color:#F8F6F6;
}

QDialog#TransactionDescDialog QTextEdit { /* Contents of Receive Coin Dialog */
border:1px solid #d7d7d7;

}


</string>
  </property>
  <layout class="QHBoxLayout" name="horizontalLayout_2">
   <property name="spacing">
    <number>0</number>
   </property>
   <property name="margin">
    <number>12</number>
   </property>
   <item>
    <layout class="QVBoxLayout" name="verticalLayoutLogo" stretch="0">
     <property name="leftMargin">
      <number>0</number>
     </property>
     <property name="topMargin">
      <number>4</number>
     </property>
     <property name="rightMargin">
      <number>0</number>
     </property>
     <item>
      <widget class="QFrame" name="frame">
       <property name="frameShape">
        <enum>QFrame::NoFrame</enum>
       </property>
       <property name="frameShadow">
        <enum>QFrame::Raised</enum>
       </property>
      </widget>
     </item>
    </layout>
   </item>
   <item>
    <layout class="QVBoxLayout" name="verticalLayout">
     <item>
      <widget class="QTextEdit" name="helpMessage">
       <property name="readOnly">
        <bool>true</bool>
       </property>
      </widget>
     </item>
     <item>
      <widget class="QScrollArea" name="scrollArea">
       <property name="frameShape">
        <enum>QFrame::NoFrame</enum>
       </property>
       <property name="verticalScrollBarPolicy">
        <enum>Qt::ScrollBarAlwaysOn</enum>
       </property>
       <property name="widgetResizable">
        <bool>true</bool>
       </property>
       <widget class="QWidget" name="scrollAreaWidgetContents">
        <property name="geometry">
         <rect>
          <x>0</x>
          <y>0</y>
          <width>244</width>
          <height>124</height>
         </rect>
        </property>
        <layout class="QVBoxLayout" name="verticalLayout_2">
         <item>
          <widget class="QLabel" name="aboutMessage">
           <property name="cursor">
            <cursorShape>IBeamCursor</cursorShape>
           </property>
           <property name="textFormat">
            <enum>Qt::PlainText</enum>
           </property>
           <property name="alignment">
            <set>Qt::AlignLeading|Qt::AlignLeft|Qt::AlignTop</set>
           </property>
           <property name="openExternalLinks">
            <bool>true</bool>
           </property>
           <property name="textInteractionFlags">
            <set>Qt::LinksAccessibleByMouse|Qt::TextSelectableByKeyboard|Qt::TextSelectableByMouse</set>
           </property>
          </widget>
         </item>
        </layout>
       </widget>
      </widget>
     </item>
     <item>
      <spacer name="verticalSpacer">
       <property name="orientation">
        <enum>Qt::Vertical</enum>
       </property>
       <property name="sizeType">
        <enum>QSizePolicy::Fixed</enum>
       </property>
       <property name="sizeHint" stdset="0">
        <size>
         <width>4</width>
         <height>4</height>
        </size>
       </property>
      </spacer>
     </item>
     <item>
      <widget class="QDialogButtonBox" name="okButton">
       <property name="palette">
        <palette>
         <active/>
         <inactive/>
         <disabled/>
        </palette>
       </property>
       <property name="orientation">
        <enum>Qt::Horizontal</enum>
       </property>
       <property name="standardButtons">
        <set>QDialogButtonBox::Ok</set>
       </property>
      </widget>
     </item>
    </layout>
   </item>
  </layout>
 </widget>
 <resources>
  <include location="../bitcoin.qrc"/>
 </resources>
 <connections>
  <connection>
   <sender>okButton</sender>
   <signal>accepted()</signal>
   <receiver>HelpMessageDialog</receiver>
   <slot>accept()</slot>
   <hints>
    <hint type="sourcelabel">
     <x>20</x>
     <y>20</y>
    </hint>
    <hint type="destinationlabel">
     <x>20</x>
     <y>20</y>
    </hint>
   </hints>
  </connection>
  <connection>
   <sender>okButton</sender>
   <signal>rejected()</signal>
   <receiver>HelpMessageDialog</receiver>
   <slot>reject()</slot>
   <hints>
    <hint type="sourcelabel">
     <x>20</x>
     <y>20</y>
    </hint>
    <hint type="destinationlabel">
     <x>20</x>
     <y>20</y>
    </hint>
   </hints>
  </connection>
 </connections>
</ui>
